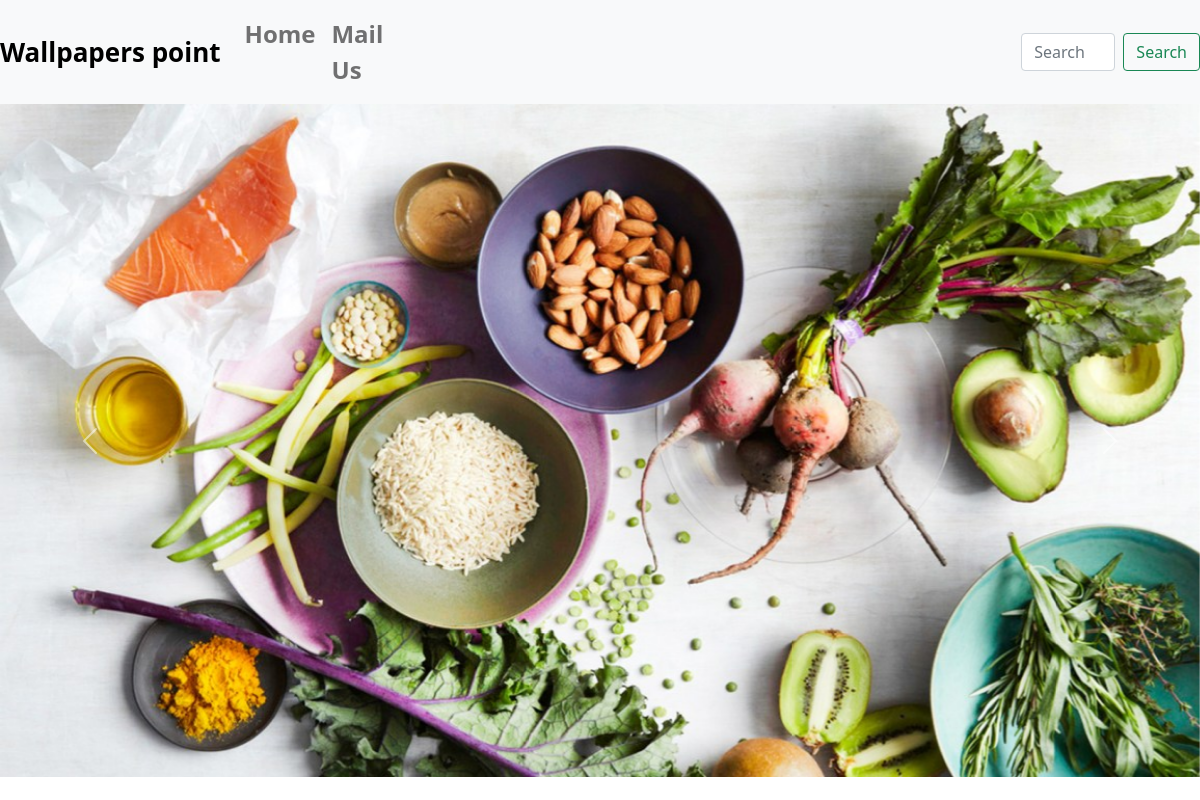
The app's page /, older data.
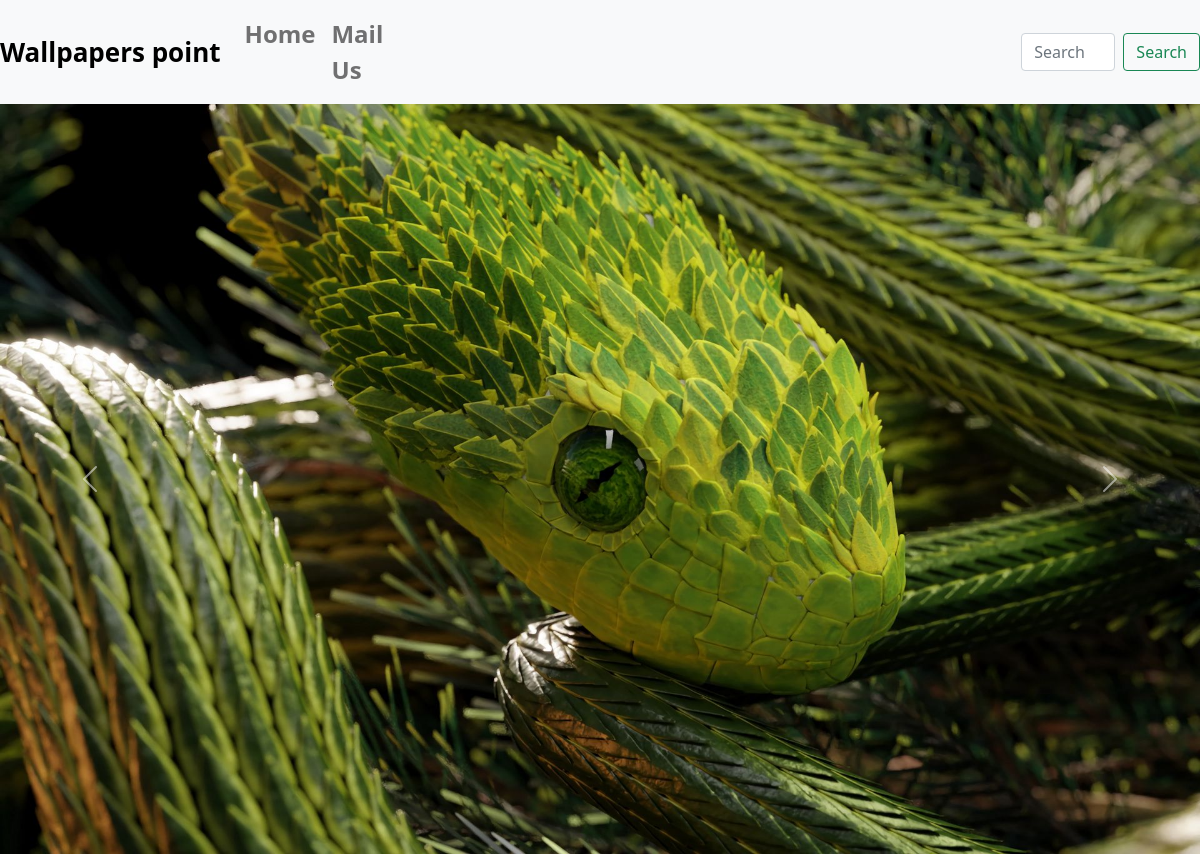
The same page, newer data.
### wallpapers/models.py (models this page shows, shortened)
class Wallpapers(models.Model):
    category = models.ForeignKey(
        Category, on_delete=models.SET_NULL, null=True, blank=True)
    title = models.CharField(max_length=100)
    image = models.ImageField(upload_to="wallpapers", null=True)
    date = models.DateField(auto_now=True)
    slug = models.SlugField(unique=True, db_index=True)
    author = models.CharField(max_length=40)
    tags = models.ManyToManyField(Tag)
    class Meta:
        verbose_name_plural = "Wallpapers"

### wallpapers/views.py (the view)
# urls.py: path('', views.Start, name="index"),
def Start(request):
    index = Wallpapers.objects.all()[:1]
    indexloop = Wallpapers.objects.all().order_by("-date")[1:5]
    context = {
        "index": index, "indexloop": indexloop
    }
    return render(request, "wallpapers/index.html", context)

### wallpapers/templates/wallpapers/Index.html (shortened to what this page needs)
{% extends 'base.html' %}
{% block content %}
  <div id="carouselExampleInterval" class="carousel slide" data-bs-ride="carousel">
    <div class="carousel-inner">
      <div class="carousel-item active" data-bs-interval="10000">
      {% for i in index %}
        <img src="{{i.image.url}}" class="d-block w-100" alt="{{i.title}}">
      {% endfor %}
      </div>
    </div>
    <button class="carousel-control-prev" type="button" data-bs-target="#carouselExampleInterval" data-bs-slide="prev">
      <span class="carousel-control-prev-icon" aria-hidden="true"></span>
    </button>
    <button class="carousel-control-next" type="button" data-bs-target="#carouselExampleInterval" data-bs-slide="next">
      <span class="carousel-control-next-icon" aria-hidden="true"></span>
    </button>
  </div>
{% endblock content %}

Row changes from the older to the newer data that the page shows:
removed Wallpapers: image (picture)
added Wallpapers: image (picture)
